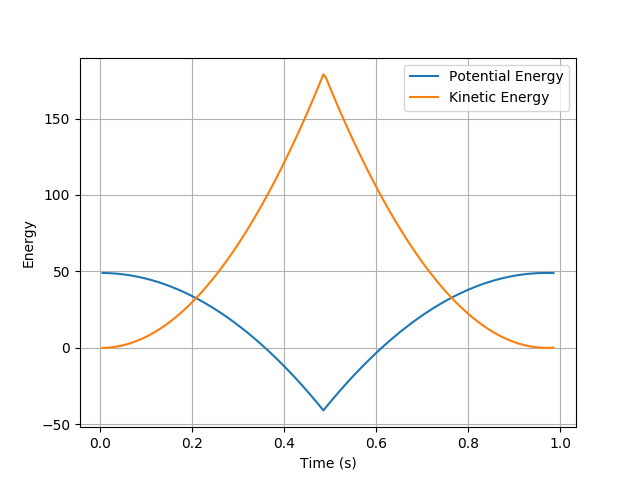

Reproduce this figure in Python.
import numpy as np
import matplotlib.pyplot as plt
import vpython as vp
import ode


def freefall (y, t):                  
    dydt = np.zeros(2)          
    dydt[0] = y[1]                
    dydt[1] = -g                   
    
    return dydt            

ball = vp.sphere(pos = vp.vector(0, 5, 0), radius = 1, color = vp.color.yellow)
floor = vp.box(pos = vp.vector(0, -5, 0), length = 8, height = 0.2, width = 4)

m = 1
t = 0
h = 0.01
v = 0.0
g = 9.8
pe = []
ke = []
tt = []


while (t <= 1):
    vp.rate(400)
    #y = ode.Euler(freefall, [ball.pos.y, v], t, h)
    y = ode.rk2(freefall, [ball.pos.y, v], t, h)
    t = t + h/2

    ball.pos.y = y[0]
    v = y[1]
    tt.append(t)
    pe.append(m*g*ball.pos.y)
    ke.append(0.5*m*v**2)

    if ball.pos.y > floor.pos.y + ball.radius:
        v = v - 9.8*h
    else:
        v = -v
    
    plt.figure()
    plt.plot(tt, pe, label = 'Potential Energy')
    plt.plot(tt, ke, label = 'Kinetic Energy')
    plt.xlabel('Time (s)')
    plt.ylabel('Energy')
    plt.grid()
    plt.legend(loc = 'best')
    plt.show()
